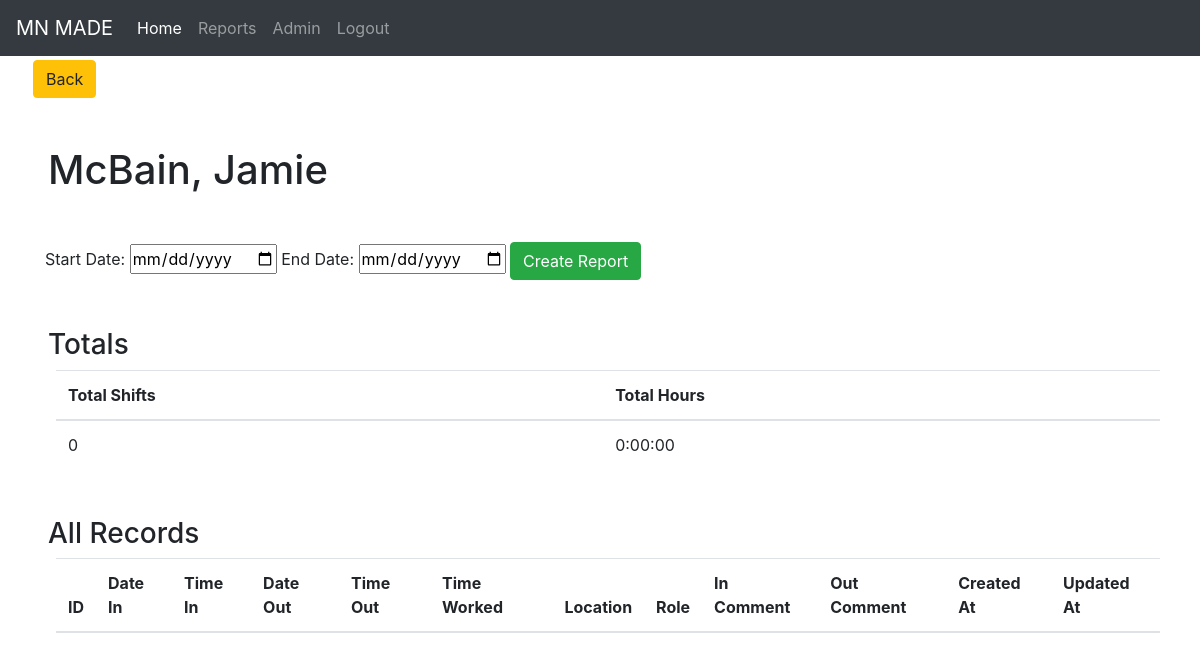
Before: /reports/23 (signed in) with the older database file.
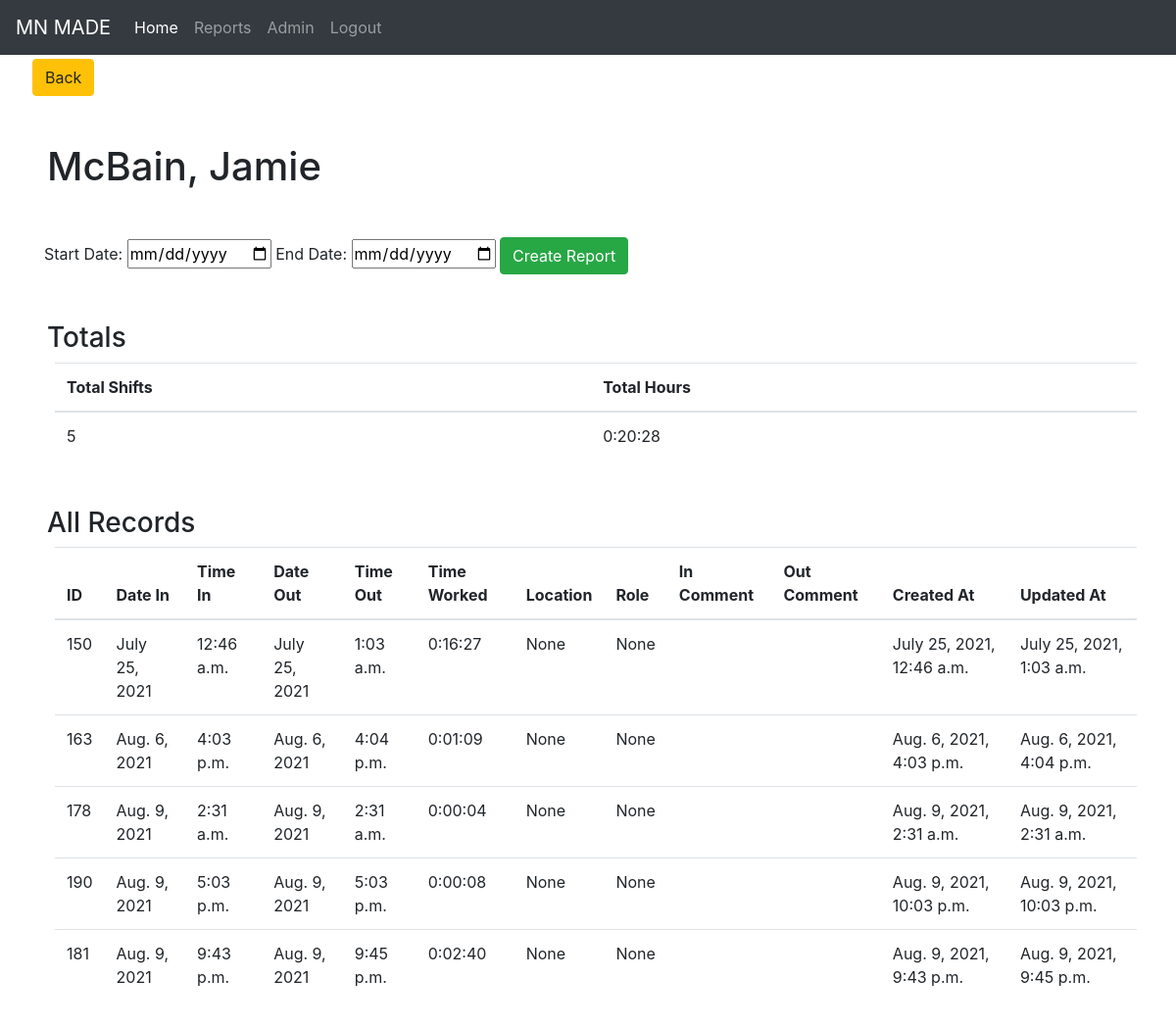
After: the same page with the newer database file.
### frontend/models.py (models this page shows, shortened)
class Employee(models.Model):
    first_name=models.CharField(max_length=50)
    last_name=models.CharField(max_length=50)
    is_active=models.BooleanField(default=False)
    location=models.CharField(max_length=255, default="Not Provided")
    role=models.CharField(max_length=255, default="Not Provide")
    objects=EmployeeManager()
    created_at=models.DateTimeField(auto_now_add=True)
    updated_at=models.DateTimeField(auto_now=True)
    class Meta:
        ordering = (
            'last_name',
            'first_name',
            'is_active',
            'location',
            'role'
        )

class ClockSystem(models.Model):
    employee=models.ForeignKey(Employee, related_name="clockSystem", on_delete=models.CASCADE)
    location=models.CharField(max_length=60, null=True, default="None")
    role=models.CharField(max_length=80, null=True, default="None")
    time_worked=models.CharField(max_length=255, null=True)
    in_comment=models.TextField(null=True, default="None")
    out_comment=models.TextField(null=True, default="None")
    date_in=models.DateField(null=True)
    date_out=models.DateField(null=True)
    clocked_in_at=models.TimeField()
    clocked_out_at=models.TimeField(null=True)
    objects=ClockSystemManager()
    created_at=models.DateTimeField(auto_now_add=True)
    updated_at=models.DateTimeField(auto_now=True)
    class Meta:
        ordering = (
            'employee',
            'date_in',
            'date_out',
            'clocked_in_at',
            'clocked_out_at',
            'location',
            'role',
            'time_worked',
            'in_comment',
            'out_comment',
        )

### reports/views.py (the view)
def employee_report(request, employee_id):
    if 'user_id' not in request.session:
        return redirect('/')
    context = {
        'e': Employee.objects.get(id=employee_id),
        'all_clockins': ClockSystem.objects.filter(employee=employee_id),
        'total_time_worked': "",
        'days_worked': ""
    }
    now = datetime.datetime.now()
    datetimeFormat = '%H:%M:%S'
    timeList = []
    for data in context['all_clockins']:
        if not data.date_out:
            time_out = now.strftime("%H:%M:%S")
            dt_1 = str(data.date_in) + ' ' + str(data.clocked_in_at)
            dt_2 = str(now.strftime("%Y-%m-%d")) + ' ' + str(now.strftime("%H:%M:%S"))
            datetimeFormat = '%Y-%m-%d %H:%M:%S'
            diff = datetime.datetime.strptime(dt_2, datetimeFormat) - datetime.datetime.strptime(dt_1, datetimeFormat)
            timeList.append(str(diff))
        else:
            timeList.append(data.time_worked)
    totalSecs = 0
    for tm in timeList:
        timeParts = [int(s) for s in tm.split(':')]
        totalSecs += (timeParts[0] * 60 + timeParts[1]) * 60 + timeParts[2]
    totalSecs, sec = divmod(totalSecs, 60)
    hr, min = divmod(totalSecs, 60)
    total_time_worked = "%d:%02d:%02d" % (hr, min, sec)
    context['total_time_worked'] = total_time_worked
    days_worked = str(len(context['all_clockins']))
    context['days_worked'] = days_worked
    return render(request, 'employee-report.html', context)

### reports/templates/employee-report.html (shortened to what this page needs)
<!DOCTYPE html>
<html lang="en">
    <head>
        {% load static %}
        <link rel="stylesheet" href="https://maxcdn.bootstrapcdn.com/bootstrap/4.0.0/css/bootstrap.min.css">
        <Link rel="stylesheet" href="{% static 'css/style.css' %}" />
    </head>
    <body>
        <div class="reports">
            <nav class="navbar navbar-expand-lg navbar-dark bg-dark">
                <a class="navbar-brand" href="#">MN MADE</a>
                <div class="collapse navbar-collapse" id="navbarNavAltMarkup">
                    <div class="navbar-nav">
                        <a class="nav-item nav-link active" href="/dashboard">Home <span class="sr-only">(current)</span></a>
                        <a class="nav-item nav-link" href="/reports">Reports</a>
                        <a class="nav-item nav-link" href="/admin">Admin</a>
                        <a class="nav-item nav-link" href="/logout">Logout</a>
                    </div>
                </div>
            </nav>
            <div class="row">
                <a href="/reports" class="btn btn-warning ml-5 mt-1">Back</a>
            </div>
            <h1 class="m-5">{{ e.last_name }}, {{ e.first_name }}</h1>
            <div class="container mt-5">
                <div class="report-filter">
                    <form class="form" action="/reports/{{ e.id }}/process-report" method="POST">
                        <label for="start_date">Start Date: </label>
                        <input type="date" name="start_date" value="start_date" />
                        <label for="end_date">End Date: </label>
                        <input type="date" name="end_date" value="end_date" />
                        <button class="btn btn-success" type="submit">Create Report</button>
                    </form>
                </div>
            </div>
            <section class="totals m-5">
                <h3>Totals</h3>
                <table class="table m-2">
                    <thead>
                        <th>Total Shifts</th>
                        <th>Total Hours</th>
                    </thead>
                    <tbody>
                        <td>{{ days_worked }}</td>
                        <td>{{ total_time_worked }}</td>
                </table>
            </section>
            <section class="data-sec m-5">
                <h3>All Records</h3>
                <table class="table m-2">
                    <thead>
                        <th>ID</th>
                        <th>Date In</th>
                        <th>Time In</th>
                        <th>Date Out</th>
                        <th>Time Out</th>
                        <th>Time Worked</th>
                        <th>Location</th>
                        <th>Role</th>
                        <th>In Comment</th>
                        <th>Out Comment</th>
                        <th>Created At</th>
                        <th>Updated At</th>
                    </thead>
                    <tbody>
                        {% for res in all_clockins %}
                            <tr>
                                <td>{{ res.id }}</td>
                                <td>{{ res.date_in }}</td>
                                <td>{{ res.clocked_in_at }}
                                <td>{{ res.date_out }}</td>
                                <td>{{ res.clocked_out_at }}</td>
                                <td>{{ res.time_worked }}</td>
                                <td>{{ res.location }}</td>
                                <td>{{ res.role }}</td>
                                <td>{{ res.in_comment }}</td>
                                <td>{{ res.out_comment }}</td>
                                <td>{{ res.created_at }}</td>
                                <td>{{ res.updated_at }}</td>
                            </tr>
                        {% endfor %}
                    </tbody>
                </table>
            </section>
        </div>
    </body>
</html>

### frontend/static/css/style.css (style rules this page uses)
* { margin: 0px; padding: 0px; }
.nav-link { color: white; }

Changed rows visible on the page:
added ClockSystem: id "150", date_in "July 25, 2021", clocked_in_at "12:46 a.m.", date_out "July 25, 2021", clocked_out_at "1:03 a.m.", time_worked "0:16:27", location "None", role "None", created_at "July 25, 2021, 12:46 a.m.", updated_at "July 25, 2021, 1:03 a.m."
added ClockSystem: id "163", date_in "Aug. 6, 2021", clocked_in_at "4:03 p.m.", date_out "Aug. 6, 2021", clocked_out_at "4:04 p.m.", time_worked "0:01:09", location "None", role "None", created_at "Aug. 6, 2021, 4:03 p.m.", updated_at "Aug. 6, 2021, 4:04 p.m."
added ClockSystem: id "178", date_in "Aug. 9, 2021", clocked_in_at "2:31 a.m.", date_out "Aug. 9, 2021", clocked_out_at "2:31 a.m.", time_worked "0:00:04", location "None", role "None", created_at "Aug. 9, 2021, 2:31 a.m.", updated_at "Aug. 9, 2021, 2:31 a.m."
added ClockSystem: id "190", date_in "Aug. 9, 2021", clocked_in_at "5:03 p.m.", date_out "Aug. 9, 2021", clocked_out_at "5:03 p.m.", time_worked "0:00:08", location "None", role "None", created_at "Aug. 9, 2021, 10:03 p.m.", updated_at "Aug. 9, 2021, 10:03 p.m."
added ClockSystem: id "181", date_in "Aug. 9, 2021", clocked_in_at "9:43 p.m.", date_out "Aug. 9, 2021", clocked_out_at "9:45 p.m.", time_worked "0:02:40", location "None", role "None", created_at "Aug. 9, 2021, 9:43 p.m.", updated_at "Aug. 9, 2021, 9:45 p.m."
Other visible differences:
{{ days_worked }}: "0" → "5"
{{ total_time_worked }}: "0:00:00" → "0:20:28"
